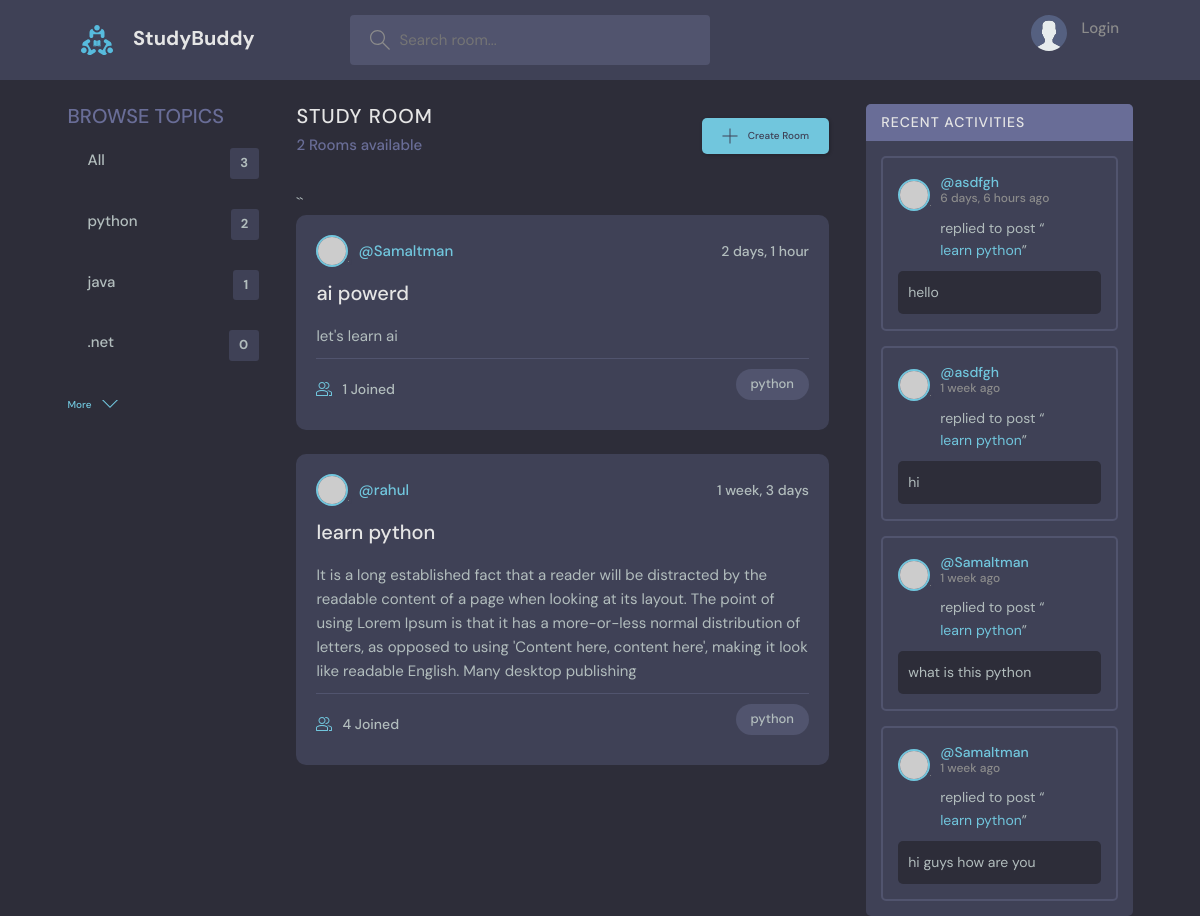
The page /?q=python on the database its author committed.
### base_app/models.py (models this page shows)
class Topics(models.Model):
    name = models.CharField(max_length=100)
    def __str__(self):
        return self.name

class Room(models.Model):
    host = models.ForeignKey(User, on_delete=models.CASCADE)
    participants = models.ManyToManyField(
        User, related_name='participants', blank=True)
    name = models.CharField(max_length=100)
    topic = models.ForeignKey(Topics, on_delete=models.CASCADE)
    description = models.TextField(null=True, blank=True)
    updated = models.DateTimeField(auto_now=True)
    created = models.DateTimeField(auto_now_add=True)
    class Meta:
        ordering = ['-updated', '-created']
    def __str__(self):
        return self.name

class Message(models.Model):
    user = models.ForeignKey(User, on_delete=models.CASCADE)
    room = models.ForeignKey(Room, on_delete=models.CASCADE)
    body = models.TextField()
    updated = models.DateTimeField(auto_now=True)
    created = models.DateTimeField(auto_now_add=True)
    class Meta:
        ordering = ['-updated', '-created']
    def __str__(self):
        return self.body[0:20]

### base_app/views.py (the view)
# urls.py: path('', views.index, name='home'),
def index(request):
    q = request.GET.get("q", "")
    topics = Topics.objects.all()[0:3]
    room = Room.objects.filter(
        Q(topic__name__icontains=q) |
        Q(name__icontains=q) |
        Q(description__icontains=q)
    )
    room_count = room.count()
    message_room = Message.objects.filter(
        Q(room__topic__name__icontains=q) |
        Q(user__username__icontains=q) |
        Q(body__icontains=q)
    )
    context = {"room": room,
               "topics": topics,
               "room_count": room_count,
               'message_room': message_room
               }
    return render(request, "base/index.html", context)

### template/base/index.html (shortened to what this page needs)
{% extends "base.html" %}
{% block content %}
    <main class="layout layout--3">
      <div class="container">
        {% include "base/topic_bar.html" %}
        <div class="roomList">
          <div class="roomList__header">
            <div>
              <h2>Study Room</h2>
              <p>{{room_count}} Rooms available</p>
            </div>
            <a class="btn btn--main" href='{% url "create_room" %}'>
              <svg version="1.1" xmlns="http://www.w3.org/2000/svg" width="32" height="32" viewBox="0 0 32 32">
                <title>add</title>
                <path
                  d="M16.943 0.943h-1.885v14.115h-14.115v1.885h14.115v14.115h1.885v-14.115h14.115v-1.885h-14.115v-14.115z"
                ></path>
              </svg>
              Create Room
            </a>
          </div>
          `` {% include "base/feed.html" %}
        </div>
        {% include "base/activity_bar.html" %}
      </div>
    </main>
    {% endblock content %}

### template/base/topic_bar.html
<div class="topics">
    <div class="topics__header">
      <h2>Browse Topics</h2>
    </div>
    <ul class="topics__list">
      <li>
        <a href='{% url "home" %}'>All<span>{{topics.count}}</span></a>
      </li>
      <li>
        {% for value in topics %}
        <div>
            <a href='{% url "home" %}?q={{value.name}}'>{{value.name}}<span>{{value.room_set.all.count}}</span></a>
        </div>
    {% endfor %}
      </li>
    </ul>
    <a class="btn btn--link" href='{% url "topics" %}'>
      More
      <svg version="1.1" xmlns="http://www.w3.org/2000/svg" width="32" height="32" viewBox="0 0 32 32">
        <title>chevron-down</title>
        <path d="M16 21l-13-13h-3l16 16 16-16h-3l-13 13z"></path>
      </svg>
    </a>
  </div>

### template/base/feed.html (shortened to what this page needs)
<div>
  {% for value  in room %}
    <div class="roomListRoom">
        <div class="roomListRoom__header">
          <a href="{% url 'profile_view' value.host.id %}" class="roomListRoom__author">
            <div class="avatar avatar--small">
              <img src="https://randomuser.me/api/portraits/women/11.jpg" />
            </div>
            <span>@{{value.host.username}}</span>
          </a>
          <div class="roomListRoom__actions">
            <span>{{value.created|timesince}}</span>
          </div>
        </div>
        <div class="roomListRoom__content">
          <a href='{% url "room" value.id %}'>{{value.name}}</a>
          <p>
            {{value.description}}
          </p>
        </div>
        <div class="roomListRoom__meta">
          <a href='{% url "room" value.id %}' class="roomListRoom__joined">
            {{value.participants.all.count}} Joined
          </a>
          <p class="roomListRoom__topic">{{value.topic}}</p>
        </div>
    </div>
    {% endfor %}
  </div>

### template/base/activity_bar.html (shortened to what this page needs)
<div class="activities">
  <div class="activities__header">
    <h2>Recent Activities</h2>
  </div>
  {% for message in message_room%}
    <div class="activities__box">
      <div class="activities__boxHeader roomListRoom__header">
        <a href="{% url 'profile_view' message.user.id %}" class="roomListRoom__author">
          <div class="avatar avatar--small">
            <img src="https://randomuser.me/api/portraits/women/11.jpg" />
          </div>
          <p>
            @{{ message.user }}
            <span>{{ message.created|timesince }} ago</span>
          </p>
        </a>
      </div>
      <div class="activities__boxContent">
        <p>replied to post “<a href='{% url "room" message.room.id %}'>{{message.room}}</a>”</p>
        <div class="activities__boxRoomContent">
          {{message}}
        </div>
      </div>
    </div>
  {% endfor %}
</div>

### rows shown on the page
Topics: name "python", room_set.all.count "2"
Topics: name "java", room_set.all.count "1"
Topics: name ".net", room_set.all.count "0"
Room: host.username "Samaltman", created "2 days, 1 hour", name "ai powerd", description "let's learn ai", participants.all.count "1", topic "python"
Room: host.username "rahul", created "1 week, 3 days", name "learn python", description "It is a long established fact that a reader will be distracted by the readable content of a page when looking at its layout. The point of using Lorem Ipsum is that it has a more-or-less normal distribution of letters, as opposed to using 'Content here, content here', making it look like readable English. Many desktop publishing", participants.all.count "4", topic "python"
Message: user "asdfgh", created "6 days, 6 hours", room "learn python", body "hello"
Message: user "asdfgh", created "1 week", room "learn python", body "hi"
Message: user "Samaltman", created "1 week", room "learn python", body "what is this python"
Message: user "Samaltman", created "1 week", room "learn python", body "hi guys how are you"

### other values the page prints
{{ topics.count }} "3"
{{ room_count }} "2"
